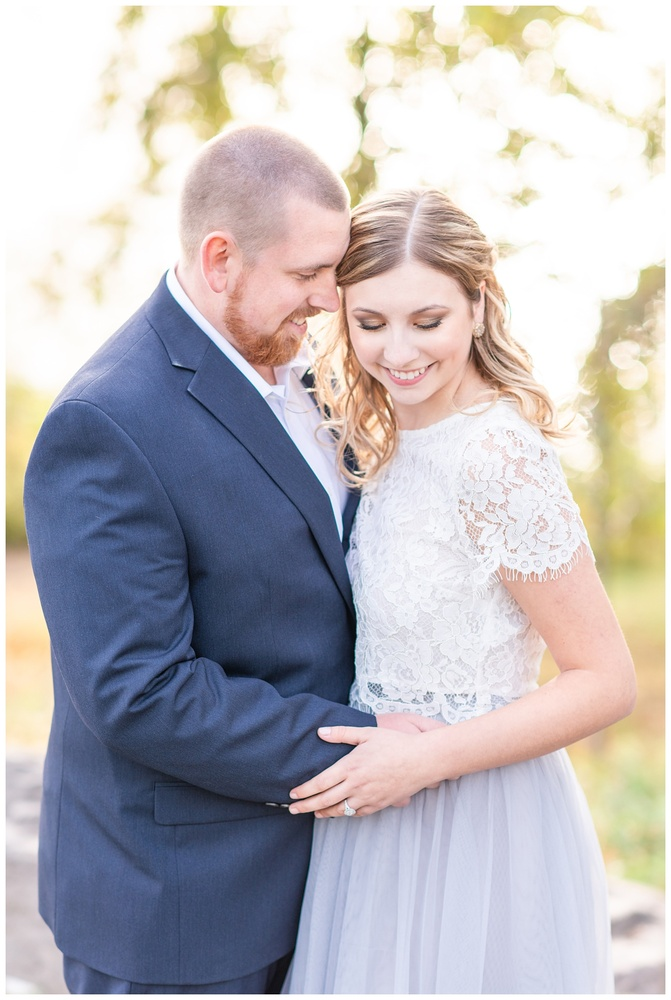
#> input picture marriage.jpg, 671 x 1000 px, shrunk from 1200 x 1788 before the run
$ jupyter execute 'Đồ_án_II-Nguyễn_Thanh_Long.ipynb'   (older library calls are emulated)
#> lines starting #> are read from the running program, lines starting #| are printed output that depends on the picture
[cell 1]
import cv2
import numpy as np
import math
from scipy import ndimage

[cell 2]
img = cv2.imread('marriage.jpg')
#> img is the input picture: shape (1000, 671, 3); mean B, G, R 187.3, 183.4, 186.9
#chuyển ảnh màu thành ảnh xám
gray_img = cv2.cvtColor(img, cv2.COLOR_BGR2GRAY)
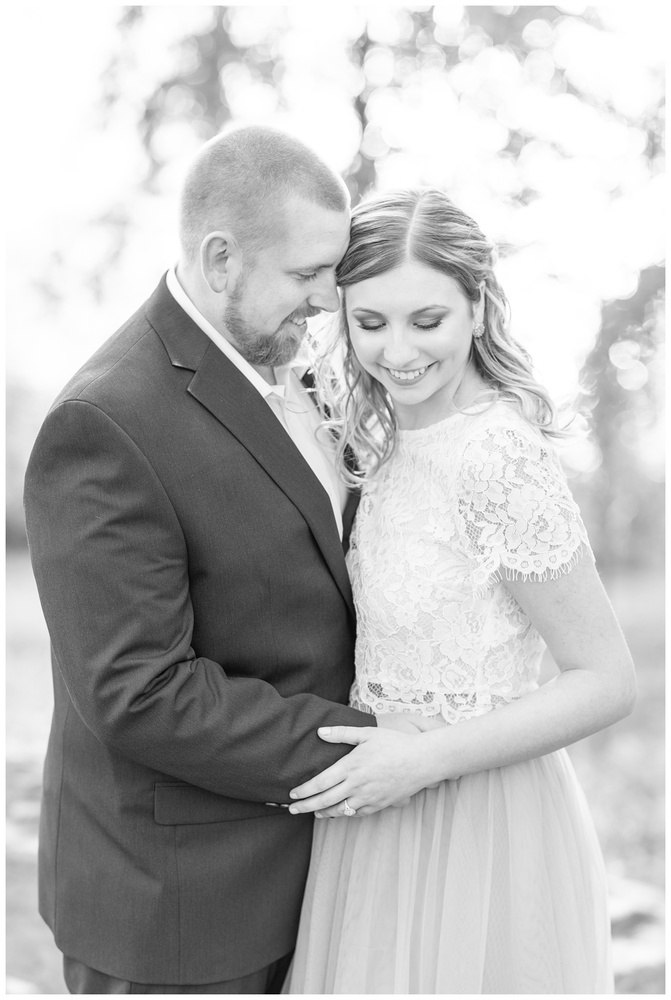
#> gray_img: shape (1000, 671); min 0, max 255, mean 184.9

[cell 3]
#lọc Gaussian
smooth_img = cv2.GaussianBlur(gray_img,(3,3),0.5,cv2.BORDER_DEFAULT)

#lọc Bilateral
#smooth_img = cv2.bilateralFilter(gray_img,3,0.5,0.5,cv2.BORDER_DEFAULT)

[cell 4]
#tính fx,fy bằng sobel
fx = cv2.Sobel(smooth_img, cv2.CV_64F, 1, 0, ksize=3)
fy = cv2.Sobel(smooth_img, cv2.CV_64F, 0, 1, ksize=3)
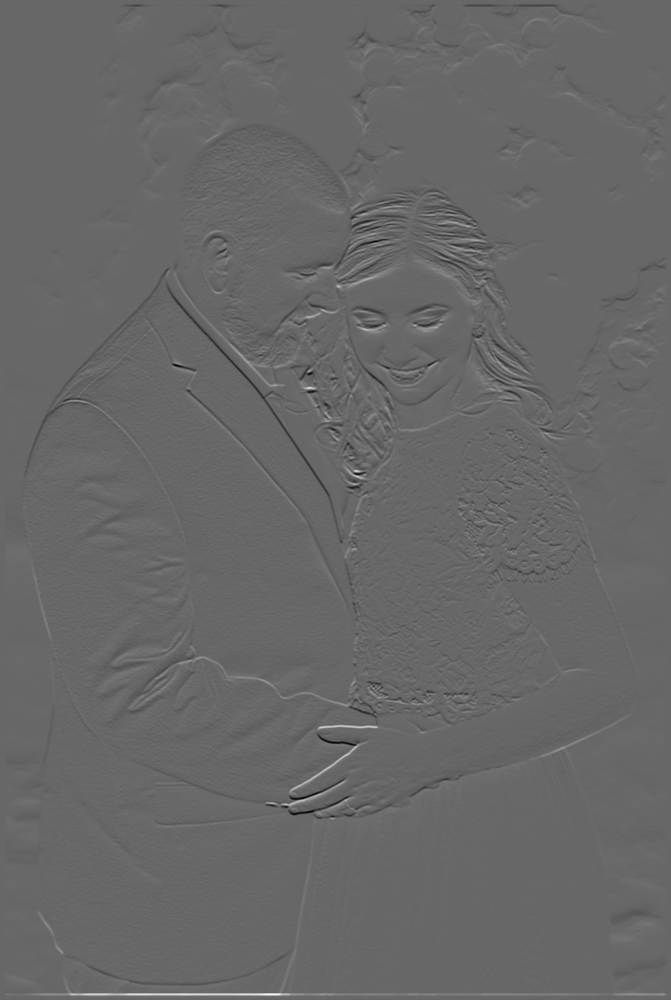
#> fy: shape (1000, 671) float64; min -617, max 898, mean 0; drawn with min black and max white

[cell 5]
#tính fx,fy bằng roberts
# Roberts_Hx = np.array([[0,0,0],
#                        [0,1,0],
#                        [0,0,-1]])
# Roberts_Hy = np.array([[0,0,0],
#                        [0,0,1],
#                        [0,-1,0]])
# fx = ndimage.convolve(smooth_img, Roberts_Hx)
# fy = ndimage.convolve(smooth_img, Roberts_Hy)

[cell 6]
#tính fx,fy theo prewitt
# Prewitt_Hx = np.array([[1,0,-1],
#                           [1,0,-1],
#                           [1,0,-1]])
# Prewitt_Hy = np.array([[1,1,1],
#                        [0,0,0],
#                        [-1,-1,-1]])

# fx = cv2.filter2D(smooth_img, -1, Prewitt_Hx)
# fy = cv2.filter2D(smooth_img, -1, Prewitt_Hy)

[cell 7]
#độ lớn của Gradient
def Gradient_Magnitude(fx, fy):
    mag = abs(fx) + abs(fy)
    return np.around(mag)
mag = Gradient_Magnitude(fx,fy)

[cell 8]
#hướng của gradient
def Gradient_Direction(fx, fy):
    g_dir = np.arctan2(fy, fx)* 180 / np.pi
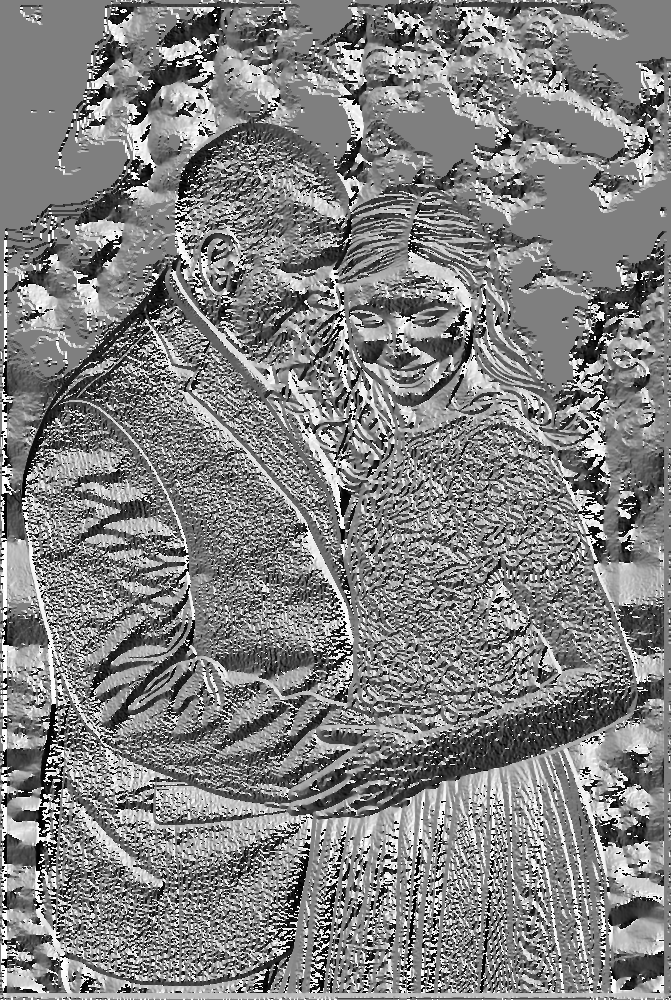
#> g_dir: shape (1000, 671) float64; min -179.9, max 180, mean 3.2; drawn with min black and max white
    return g_dir
dir = Gradient_Direction(fx,fy)

[cell 9]
#ép hướng của gradient về 4 hướng
def Digitize_angle(Angle):
    angle = np.abs(Angle)
    angle[angle <= 22.5] = 0
#> angle: shape (1000, 671) float64; min 0, max 180, mean 78.7
    angle[angle >= 157.5] = 0
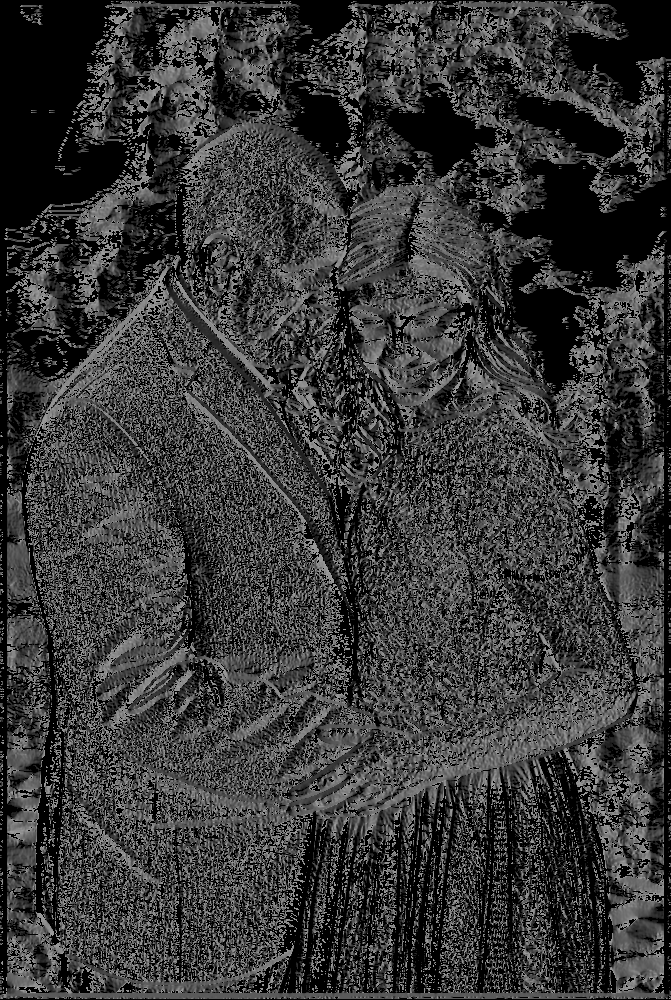
#> angle: shape (1000, 671) float64; min 0, max 157.5, mean 56.2
    angle[(angle > 22.5) * (angle < 67.5)] = 1
    angle[(angle >= 67.5) * (angle <= 112.5)] = 2
    angle[(angle > 112.5) * (angle <= 157.5)] = 3
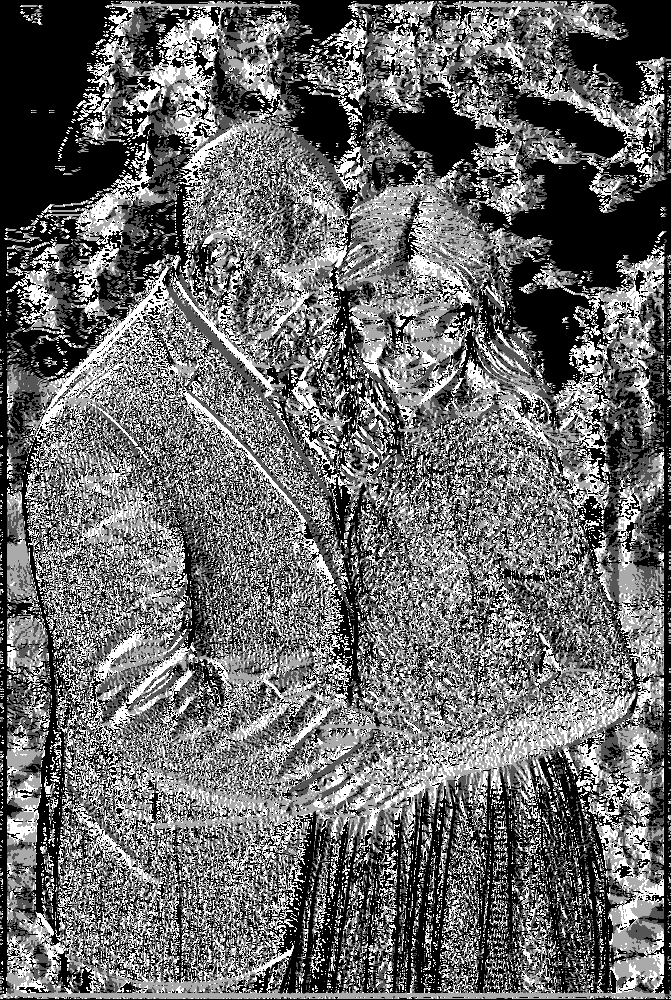
#> angle: shape (1000, 671) float64; min 0, max 3, mean 1.25; drawn with min black and max white
    return angle
dig = Digitize_angle(dir)

[cell 10]
#loại pixel không phải cực đại
def Non_Max_Supp(qn, magni):
    M = np.zeros(qn.shape)
    a = qn.shape[0]
#> a = 1000
    b = qn.shape[1]
#> b = 671
    for i in range(a-1):
        for j in range(b-1):
            if qn[i,j] == 0:
                if  magni[i,j-1]< magni[i,j] or magni[i,j] > magni[i,j+1]:
                    M[i,j] = magni[i,j]
                else:
                    M[i,j] = 0
            if qn[i,j] == 1:
                if  magni[i-1,j+1]<= magni[i,j] or magni[i,j] >= magni[i+1,j-1]:
                    M[i,j] = magni[i,j]
                else:
                    M[i,j] = 0
            if qn[i,j] == 2:
                if  magni[i-1,j]<= magni[i,j] or magni[i,j] >= magni[i+1,j]:
                    M[i,j] = magni[i,j]
                else:
                    M[i,j] = 0
            if qn[i,j] == 3:
                if  magni[i-1,j-1]<= magni[i,j] or magni[i,j] >= magni[i+1,j+1]:
                    M[i,j] = magni[i,j]
                else:
                    M[i,j] = 0
    return M
nms = Non_Max_Supp(dig,mag)

[cell 11]
#đưa ảnh về 3 mức độ
def _double_thresholding(g_suppressed, low_threshold, high_threshold):
#> called with low_threshold = 100, high_threshold = 200
    g_thresholded = np.zeros(g_suppressed.shape)
    for i in range(0, g_suppressed.shape[0]):
        for j in range(0, g_suppressed.shape[1]):
            if g_suppressed[i,j] < low_threshold:
                g_thresholded[i,j] = 0
            elif g_suppressed[i,j] >= low_threshold and g_suppressed[i,j] < high_threshold:
                g_thresholded[i,j] = 128
            else:
                g_thresholded[i,j] = 255
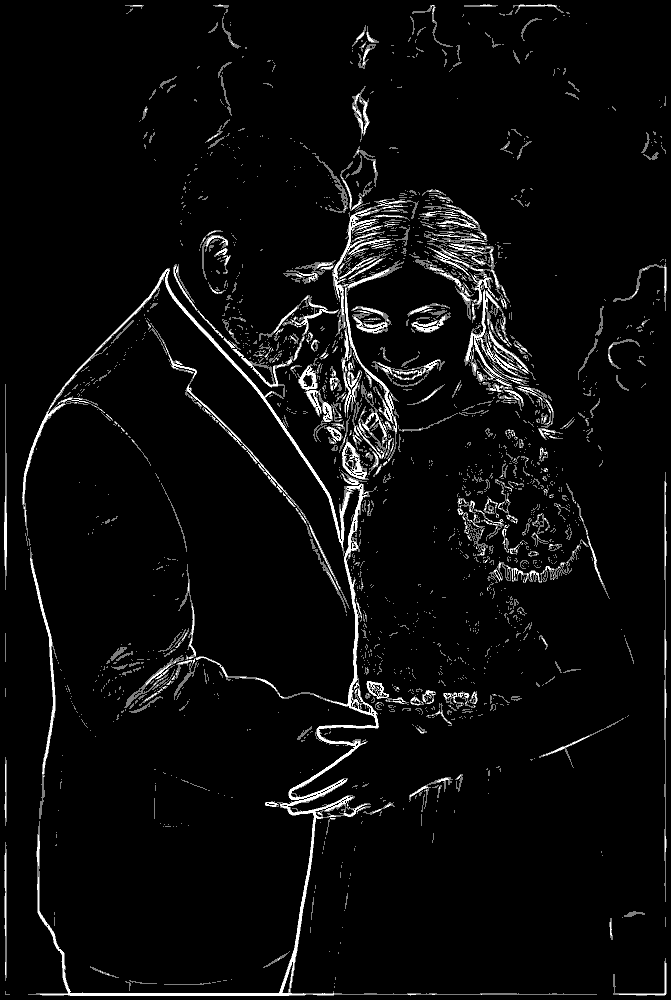
#> g_thresholded: shape (1000, 671) float64; min 0, max 255, mean 11.8
    return g_thresholded
dth = _double_thresholding(nms,100,200)

[cell 12]
#bổ sung điểm ảnh
def _hysteresis(g_thresholded):
    g_strong = np.zeros(g_thresholded.shape)
    for i in range(0, g_thresholded.shape[0]):
        for j in range(0, g_thresholded.shape[1]):
            val = g_thresholded[i,j]
            if val == 128:
                if g_thresholded[i-1,j] == 255 or g_thresholded[i+1,j] == 255 or g_thresholded[i-1,j-1] == 255 or g_thresholded[i+1,j-1] == 255 or g_thresholded[i-1,j+1] == 255 or g_thresholded[i+1,j+1] == 255 or g_thresholded[i,j-1] == 255 or g_thresholded[i,j+1] == 255:
                    g_strong[i,j] = 255
            elif val == 255:
                g_strong[i,j] = 255
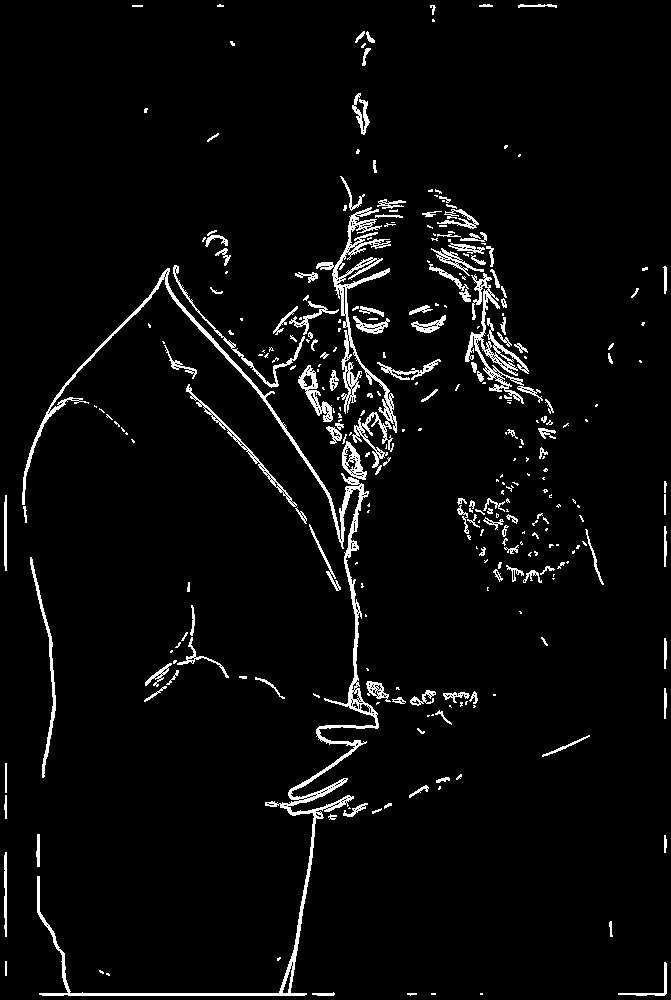
#> g_strong: shape (1000, 671) float64; 4.1% white in thin lines or dots
    return g_strong
result = _hysteresis(dth)
